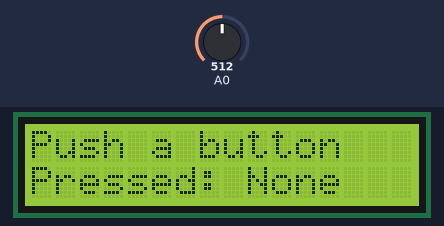
Bench run of a program on a simulated Arduino Uno, built with avr-gcc and run on an emulated ATmega328P. Shown: 16×2 character LCD. The inputs (shaded band) are chosen by the test bench; at power-on: A0 = 512.

Above: at 1.2 s.
1.3 s: A0 set to 490
At 2.5 s:
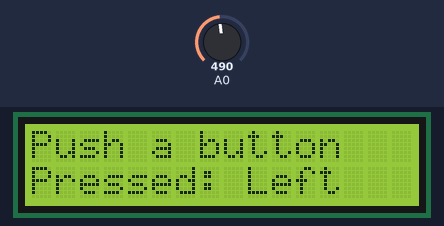
2.8 s: A0 set to 340
At 3.8 s:
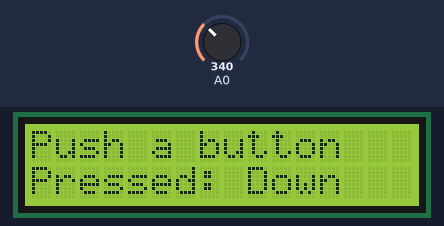
4.3 s: A0 set to 360
At 4.9 s:
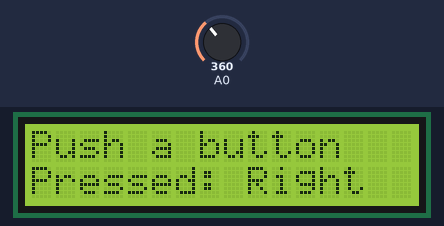
5.8 s: A0 set to 140
At 7.0 s:
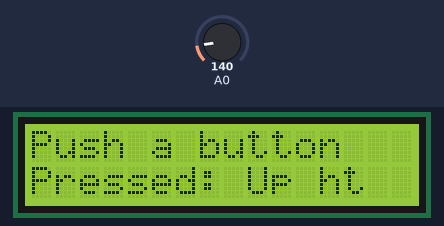
7.3 s: A0 set to 716
At 8.4 s:
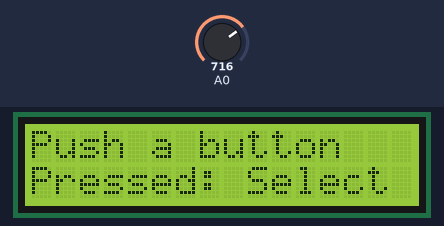
8.8 s: A0 set to 760
At 9.5 s:
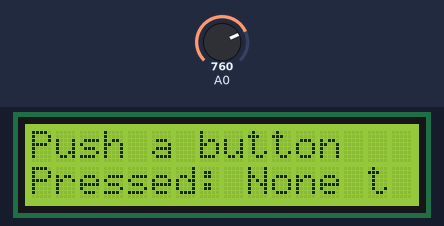
Timing chart, 0 to 11.3 s (numbered marks = the images above; inputs shaded):
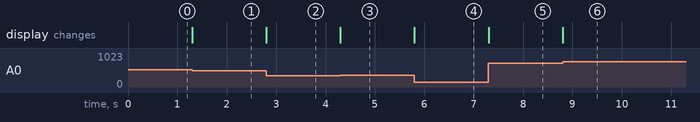

The program:

main.cpp
```cpp
#include <Arduino.h>
#include <LiquidCrystal.h>

#define btnRIGHT 0
#define btnUP 1
#define btnDOWN 2
#define btnLEFT 3
#define btnSELECT 4
#define btnNONE 5

int lcd_key = 0;
LiquidCrystal lcd(8, 9, 4, 5, 6, 7);
const char *button[7] = {"Right ", "Up ", "Down ", "Left ", "Select ", "None ", "Whaa? "};

int readkeypad() {
    int adc_key_in = analogRead(0);
    int ret;

    if(adc_key_in < 50) ret = btnRIGHT;
    if((adc_key_in > 500) && (adc_key_in < 1150)) { ret = btnNONE; }
    if((adc_key_in > 120) && (adc_key_in < 150) ) { ret = btnUP; }
    if((adc_key_in > 250) && (adc_key_in < 350) ) { ret = btnDOWN; }
    if((adc_key_in > 450) && (adc_key_in < 500) ) { ret = btnLEFT; }
    if((adc_key_in > 700) && (adc_key_in < 750) ) { ret = btnSELECT; }

    return ret;
}

void setup() {
    lcd.begin(16, 2);
    lcd.setCursor(0, 0);
    lcd.print("Push a button");
}

void loop() {
    lcd.setCursor(0, 1);
    lcd.print("Pressed: ");
    lcd.print(button[readkeypad()]);
}
```

Measured:
- after the input at 1.3 s, the display: changes at once (image 1)
- after the input at 2.8 s, the display: changes at once (image 2)
- after the input at 4.3 s, the display: changes at once (image 3)
- after the input at 5.8 s, the display: changes at once (image 4)
- after the input at 7.3 s, the display: changes at once (image 5)
- after the input at 8.8 s, the display: changes at once (image 6)
